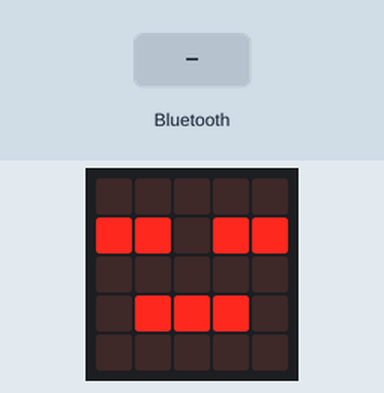
Recording of a program running on a simulated BBC micro:bit (MakeCode). On the bench: the board's 5×5 LED display. The inputs (shaded band) are chosen by the test bench.

Above: at 1.8 s.
1.9 s: "Feliz" arrives over Bluetooth UART
At 3.1 s:
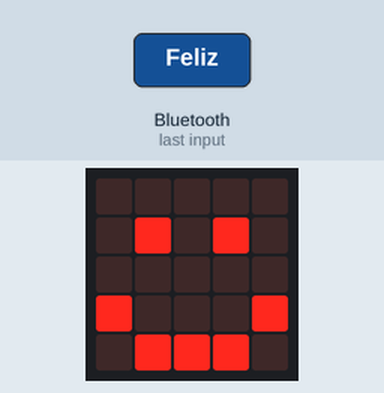
3.4 s: "Triste" arrives over Bluetooth UART
At 4.3 s:
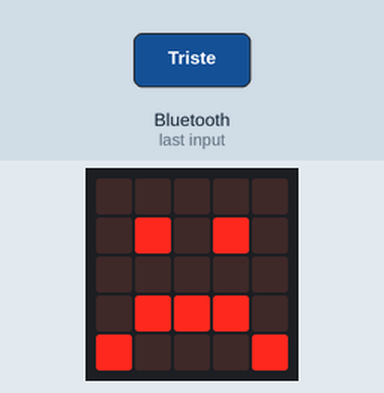
4.9 s: "Nada" arrives over Bluetooth UART
At 5.5 s:
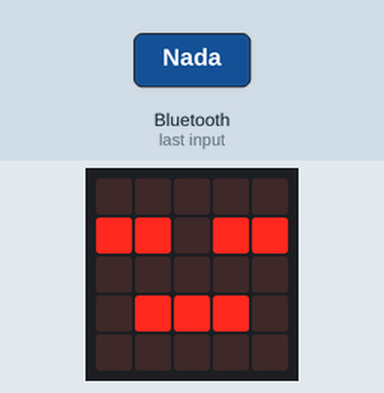
Timing chart, 0 to 7.9 s (numbered marks = the images above; inputs shaded):
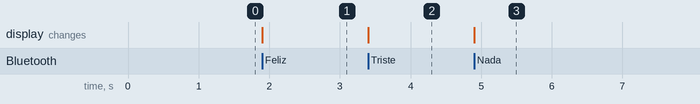

The program:

01_Ejemplo_microbit_Detector.py
```python
def on_uart_data_received():
    global receivedString
    receivedString = bluetooth.uart_read_until(serial.delimiters(Delimiters.NEW_LINE))
    if receivedString == "Feliz":
        basic.show_icon(IconNames.HAPPY)
    if receivedString == "Triste":
        basic.show_icon(IconNames.SAD)
    if receivedString == "Nada":
        basic.show_icon(IconNames.ASLEEP)
bluetooth.on_uart_data_received(serial.delimiters(Delimiters.NEW_LINE),
    on_uart_data_received)

receivedString = ""
bluetooth.start_uart_service()
basic.show_icon(IconNames.ASLEEP)
```

Measured:
- after the input at 1.9 s, the display: changes at once (image 1)
- after the input at 3.4 s, the display: changes at once (image 2)
- after the input at 4.9 s, the display: changes at once (image 3)
